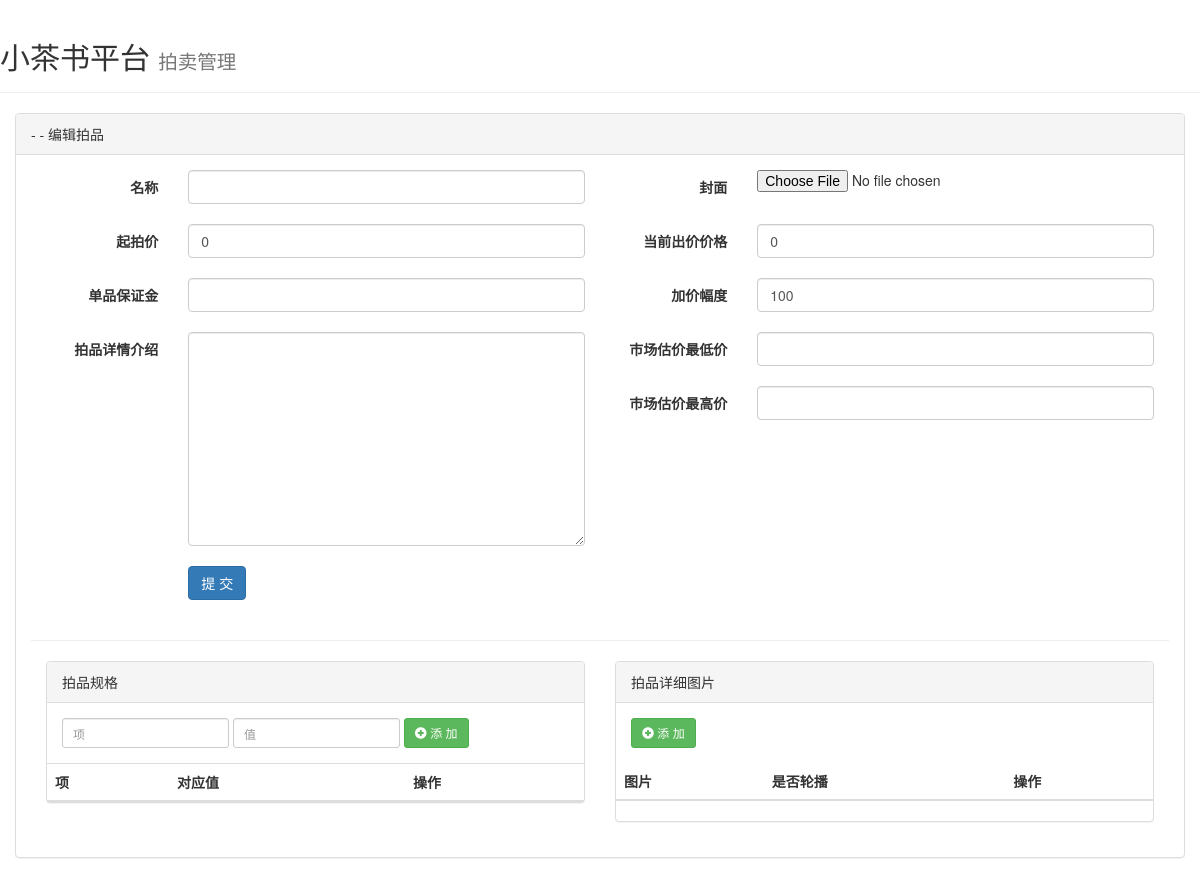
Page /web/auction/editor/17/19/ on the earlier database version.
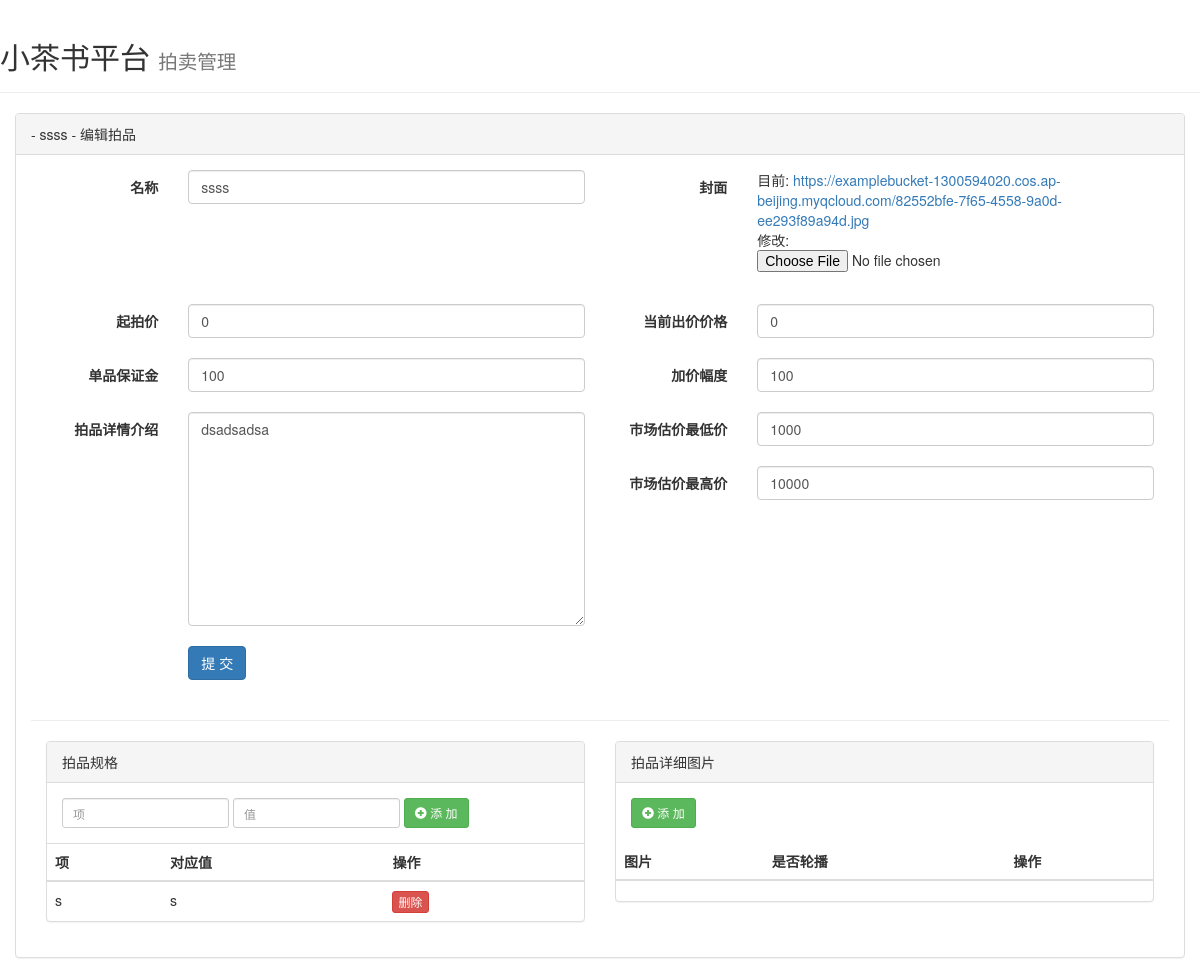
Same page on the later database version.
### sale/models.py (models this page shows, shortened)
class Commodity(models.Model):
    salecategory = models.ForeignKey(verbose_name="拍卖专场", to="SaleCategory", on_delete=models.CASCADE,
                                     related_name="commodity")
    title = models.CharField(verbose_name="名称", max_length=64)
    image_url = models.FileField(verbose_name="封面", max_length=256)
    video_url = models.CharField(verbose_name="拍品首页视频", max_length=256, null=True, blank=True)
    status_choices = (
        (1, '未开拍'),
        (2, '预展中'),
        (3, '拍卖中'),
        (4, '成交'),
        (5, '流拍'),
        (6, '逾期未付款'),
    )
    status = models.PositiveSmallIntegerField(verbose_name='状态', choices=status_choices, default=1)
    starting_price = models.PositiveIntegerField(verbose_name="起拍价", default=0)
    present_price = models.PositiveIntegerField(verbose_name="当前出价价格", default=0)
    transaction_price = models.PositiveIntegerField(verbose_name="成交价格", default=0)
    bid_count = models.PositiveIntegerField(verbose_name="出价次数", default=0)
    cash_deposit = models.IntegerField(verbose_name="单品保证金")
    mark_up = models.PositiveIntegerField(verbose_name="加价幅度", default=100)
    browse_number = models.IntegerField(verbose_name="浏览次数", default=0)
    turing_number = models.CharField(verbose_name="图录号", max_length=64)
    particulars = models.TextField(verbose_name="拍品详情介绍")
    min_price = models.PositiveIntegerField(verbose_name="市场估价最低价")
    max_price = models.PositiveIntegerField(verbose_name="市场估价最高价")
    class Meta:
        verbose_name_plural = "拍品"

class Information(models.Model):
    commodity = models.ForeignKey(verbose_name="拍品", to="Commodity", on_delete=models.CASCADE)
    title = models.CharField(verbose_name="标题", max_length=32)
    content = models.CharField(verbose_name="内容", max_length=32)
    class Meta:
        verbose_name_plural = "拍品详细参数"

### web/views/SaleCategory/auction_item_show.py (the view)
# urls.py: url(r"^SaleCategory/editor/(\d+)$",SaleCategory_show.addeditor,name="SaleCategory_editor"),
def editor(request, salecategory_id,item_id):
    item_object = models.Commodity.objects.filter(id=item_id).first()
    detail_object_list = models.Information.objects.filter(commodity=item_object)
    image_object_list = models.CommodityDetails.objects.filter(commodity=item_object)
    context = {
        "item_object": item_object,
        "detail_object_list": detail_object_list,
        "image_object_list": image_object_list
    }
    if request.method == 'GET':
        form = salecategorymodelform.AuctionItemAddModelForm(instance=item_object)
    else:
        form = salecategorymodelform.AuctionItemAddModelForm(instance=item_object, data=request.POST,
                                                             files=request.FILES)
        if form.is_valid():
            form.save()
    context['form'] = form
    return render(request, 'web/auction_item_editor.html', context)

### web/webModelForm/salecategorymodelform.py (shortened to what this page needs)
class AuctionItemAddModelForm(BootstrapModelForm):
    exclude_bootstrap_class = ['image_url']
    class Meta:
        model = models.Commodity
        exclude = ['salecategory', 'turing_number', 'status', 'transaction_price', 'video_url', 'bid_count',
                   'browse_number']

### web/templates/web/auction_item_editor.html (shortened to what the changed rows need)
{% extends 'layout.html' %}
{% load staticfiles %}
{% block content %}
    <div class="container-fluid">
        <div class="panel panel-default">
            <div class="panel-heading clearfix">{{ item_object.auction.title }} - {{ item_object.title }} - 编辑拍品
            </div>
            <div class="panel-body">
                <div class="form-horizontal clearfix">
                    <form id="itemForm" method="post" novalidate>
                        <div class="clearfix">
                            {% for field in form %}
                                <div class="col-sm-6">
                                    <div class="form-group">
                                        <label for="{{ field.id_for_label }}"
                                               class="col-sm-3 control-label">{{ field.label }}</label>
                                        <div class="col-sm-9" style="position: relative;">
                                            {{ field }}
                                        </div>
                                    </div>
                                </div>
                            {% endfor %}
                        </div>
                    </form>
                </div>
                <hr/>
                <div class="clearfix">
                    <div class="col-sm-6">
                        <div class="panel panel-default">
                            <table class="table">
                                <thead>
                                <tr>
                                    <th>项</th>
                                    <th>对应值</th>
                                    <th>操作</th>
                                </tr>
                                </thead>
                                <tbody id="areaSpecification">
                                {% for info in detail_object_list %}
                                    <tr>
                                        <td>{{ info.title }}</td>
                                        <td>{{ info.content }}</td>
                                        <td>
                                            <a class="btn btn-danger btn-xs delete" nid="{{ info.id }}">删除</a>
                                        </td>
                                    </tr>
                                {% endfor %}
                                </tbody>
                            </table>
                        </div>
                    </div>
                    <div class="col-sm-6">
                        <div class="panel panel-default">
                            <form id="imageForm">
                                <table class="table">
                                    <thead>
                                    <tr>
                                        <th>图片</th>
                                        <th>是否轮播</th>
                                        <th>操作</th>
                                    </tr>
                                    </thead>
                                </table>
                            </form>
                        </div>
                    </div>
                </div>
            </div>
        </div>
    </div>
{% endblock %}

Differences in the rows shown:
added Commodity: title "ssss", form "ssss" "0" "0" "100" "100" "dsadsadsa" "1000" "10000"
added Information: title "s", content "s"
Other differences:
new list line: "目前: https://examplebucket-1300594020.cos.ap-beijing.myqcloud.com/82552bfe-7f65-4558-9a0d-ee293f89a94d.jpg 修改:"
list line gone: "0"
list line gone: "100"
